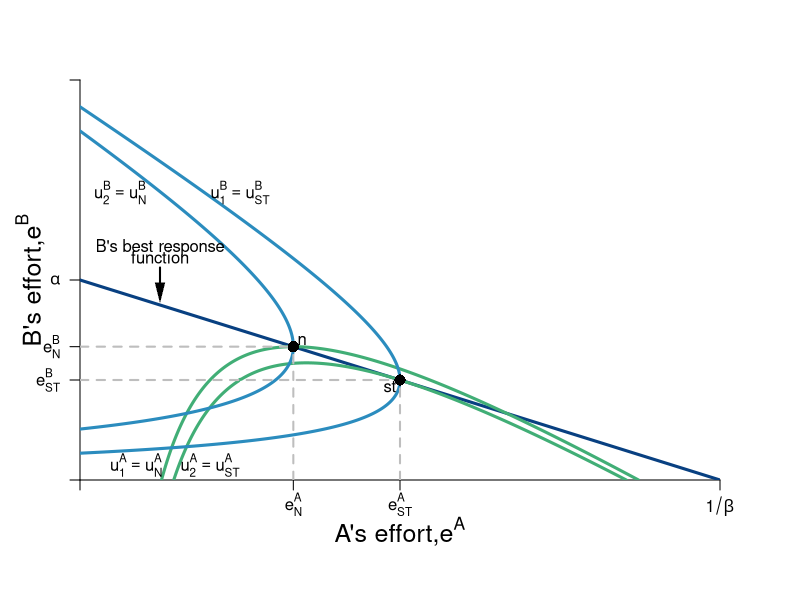

Here is the R script that generated this plot:
#Graph Designer: Simon Halliday & Madeleine Wettach '20
#Authors: Bowles, Foley and Halliday
#Title: Coordination, Conflict and Competition: A Text in Microeconomics

require(shape)
pdf(file = "coordination_failures/step_by_step_graphs_6/coord_stackelberg_step2.pdf", width = 9, height = 7)

#Set parameters for graphics
axislabelsize <- 1.5
graphlinewidth <- 3
segmentlinewidth <- 2

COL <- c("#7fc97f", "#beaed4", "#fdc086", "#ffff99", "#386cb0", "#f0027f", "#bf5b17", "#666666")
COLA <- c("#99d8c9","#66c2a4","#41ae76", "#238b45", "#005824")
COLB <- c("#4eb3d3", "#2b8cbe", "#0868ac","#084081")

par(mar =  c(6, 4, 4, 4))

uA <- function(ea, eb, alpha = 16, beta = 1/32) {
  alpha*(1 - beta*eb)*ea - 0.5*(ea)^2
}

uB <- function(ea, eb, alpha = 16, beta = 1/32) {
  alpha*(1 - beta*ea)*eb - 0.5*(eb)^2
}

brfB <- function(ea, alpha = 16, beta = 1/32) {
  alpha*(1 - beta*ea)
}

brfA <- function(ea, alpha = 16, beta = 1/32) {
  (alpha - ea)/(alpha * beta)
}

brfPE <- function(ea, alpha = 16, beta = 1/12) {
  alpha*(1 - beta*ea)
}

indiffeA <- function(ea, alpha = 16, beta = 1/48, uA = 46.08) {
  1/beta - (0.5*ea)/(alpha*beta) - uA/(alpha*beta*ea)
}

indiffB <- function(eb, alpha = 16, beta = 1/48, uB = 46.08) {
  (alpha*eb - uB - 0.5*eb^2)/(alpha*beta*eb)
}

indiffB2 <- function(ea, alpha = 16, beta = 1/48, uB = 46.08) {
  sqrt(alpha^2*(beta*ea - 1)^2 - 2*uB) - alpha*beta*ea + alpha
}

indiffB3 <- function(ea, alpha = 16, beta = 1/48, uB = 46.08) {
  -sqrt(alpha^2*(beta*ea - 1)^2 - 2*uB) - alpha*beta*ea + alpha
}


#Input into Wolfram Alpha: solve for x y = 1/b - (0.5*x)/(a*b) - u/(a*b*x)

# indiffAlowB <- function(eb, alpha = 16, beta = 1/24, uA = 46.08) {
#   0.5*(-sqrt((2*alpha*beta*eb - 2*alpha)^2 - 8*uA)) - 2*alpha*beta*eb + 2*alpha
# }
# 
# indiffAlow <- function(ea, alpha = 16, beta = 1/24, uA = 46.08) {
#   0.5*(-sqrt((2*alpha*beta*ea - 2*alpha)^2 - 8*uA)) - 2*alpha*beta*ea + 2*alpha
# }
# 
# indiffAgain <- function(ea, alpha = 16, beta = 1/24, uA = 46.08) {
#   (-2*alpha*ea +2*uA + ea^2 )/ ( 2 * alpha * beta * ea)
# }

xlims <- c(0, 32)
ylims <- c(0, 32)

npts <- 501 
x <- seq(xlims[1], xlims[2], length.out = npts)
y <- seq(ylims[1], ylims[2], length.out = npts) 
a <- c(56.88889, 64)
b <- c(32, 56.88889)

plot(0, 0, xlim = xlims, ylim = ylims, type = "n",
     xlab = expression(paste("")),
     ylab = expression(paste("")), 
     xaxt = "n", 
     yaxt = "n", 
     cex.lab = axislabelsize, 
     bty = "n",
     xaxs="i", 
     yaxs="i")

# ticksy <- seq(from = 0, to = ylims[2], by = 2)
# ylabels <- seq(from = 0, to = ylims[2], by = 2)
# ticksx <- seq(from = 0, to = xlims[2], by = 2)
# xlabels <- seq(from = 0, to = xlims[2], by = 2)
ticksy <- c(0, 8, 10.66667, 16, 32)
ylabels <- c(NA, expression(paste(e[ST]^{B})), expression(paste(e[N]^{B})), expression(paste(alpha)), NA)
ticksx <- c(0, 10.66667, 16, 32)
xlabels <- c(NA, expression(paste(e[N]^{A})), expression(paste(e[ST]^{A})), expression(1/paste(beta)))


axis(1, at = ticksx, pos = 0, labels = xlabels)
axis(2, at = ticksy, pos = 0, labels = ylabels, las = 1)

npts <- 500 
xx1 <- seq(xlims[1], xlims[2], length.out = npts)


#I need something like xx1 with npts for 
# xpoly1 <- seq(from = 4.1, to = 9.6, length.out = 500)
# ypoly1 <- indiffA(xpoly1, uA = 46.08, alpha = 16, beta = 1/24)
# ypoly2 <- indiffB3(xpoly1, uB = 46.08, alpha = 16, beta = 1/24)
# polygon(x = c(xpoly1, rev(xpoly1)), y = c(ypoly1, rev(ypoly2)), col=COL[4], density=NULL, border = NA)

# segments(16, 0,  13.71429, 11.42857, lty = 2, col = "gray" , lwd = segmentlinewidth)
# segments( 0, 11.42857,  13.71429, 11.42857, lty = 2, col = "gray" , lwd = segmentlinewidth)
# points(13.71429, 11.42857, pch = 16, col = "black", cex = 1.5)
# text(14.2, 12, expression(paste("st")))



#lines(xx1, brfA(xx1, alpha = 16, beta = 1/32), col = COLA[4], lwd = graphlinewidth, lty = 2)
lines(xx1, brfB(xx1, alpha = 16, beta = 1/32), col = COLB[4], lwd = graphlinewidth)


#persp(x, y, outer(x, y, u), ticktype="detailed") 
contour(y, x, 
        outer(x, y, uA),
        #labels = c("v1", "v2", "v3"),
        drawlabels = FALSE,
        col = COLA[3],
        #xlab = expression(paste("A's Apples, ", x)),
        #ylab = expression(paste("A's Oranges, ", y)),
        #cex.lab = axislabelsize,
        lwd = graphlinewidth,
        levels = a, 
        xaxs="i", 
        yaxs="i", 
        add = TRUE) 

mtext(expression(paste("A's effort,", e^A)), side=1, line = 2.5, cex = axislabelsize)
text(-2.5, 16, expression(paste("B's effort,", e^B)), xpd = TRUE, cex = axislabelsize, srt = 90) 

#Add arrows:
#arrows(-0.8, 10, -0.8, 14, xpd = TRUE, length=0.1,angle=40,lwd=3)
#arrows(6.2, -1.7, 9, -1.7, xpd = TRUE, length=0.1,angle=40,lwd=3)


contour(x, y, 
        outer(x, y, uB),
        #labels = c("v1", "v2", "v3"),
        drawlabels = FALSE,
        col = COLB[2],
        #xlab = expression(paste("")),
        #ylab = expression(paste("")),
        lwd = graphlinewidth,
        levels = b, 
        add = TRUE
        #xaxs="i", 
        #yaxs="i"
) 


#segments(4.11765, 6.17647, 5.88, 8.88, lty = 1, col = COL[2] , lwd = graphlinewidth)
#text(7.3, 3, expression("Pareto Efficient"))
#text(7.3, 2.5, expression("Curve"))
#Arrows(7.3, 3.5, 7.3, 6.1, col = "black", lty = 1, lwd = 2, arr.type = "triangle", arr.lwd = 0.5)

#Label the iso-welfare functions for the HG, Aisha
text(2.8, 1.2, expression(u[1]^A==u[N]^{A}))
text(6.5, 1.2, expression(u[2]^A==u[ST]^{A}))
# text(5.5, 1.5, expression(u[3]^A))
#text(6.6, 8.3, expression(u[4]^A))

#Label the indifference curves for the HG, Betty
text(2, 23, expression(u[2]^B==u[N]^{B}))
text(8, 23, expression(u[1]^B==u[ST]^{B}))
# text(6, 17, expression(u[3]^B))
#text(3.4, 6.9, expression(v[4]^B))

#Label point i. 
segments(10.66667, 0,  10.66667, 10.66667, lty = 2, col = "gray", lwd = segmentlinewidth)
segments( 0, 10.66667,  10.66667, 10.66667, lty = 2, col = "gray", lwd = segmentlinewidth)
points(10.66667, 10.66667, pch = 16, col = "black", cex = 1.5)
#text(13, 13, expression(paste("Nash Equilibrium")))
text(11.1, 11.2, expression(paste("n")))

#Annotate Pareto Efficient Curve and relevant points
#segments(8, 6, 6, 8, lty = 1, col = COL[2] , lwd = graphlinewidth)
#points(6, 8, pch = 16, col = "black", cex = 1.5)
#text(6, 8.5, expression(paste("g")))

#points(8, 6, pch = 16, col = "black", cex = 1.5)
#text(7, 7.5, expression(paste("i")))

#points(7, 7, pch = 16, col = "black", cex = 1.5)
#text(8, 6.5, expression(paste("f")))

#points(5.84, 8.77, pch = 16, col = "black", cex = 1.5)

#B's brf
text(4, 18.6, expression(paste("B's best response")))
text(4, 17.8, expression(paste("function")))
Arrows(4, 17, 4, 15, col = "black", lty = 1, lwd = 2, arr.type = "triangle", arr.lwd = 0.5)

#A's brf
# text(15.5, 4, expression(paste("A's best response")))
# text(15.5, 3.5, expression(paste("function")))
# Arrows(15.5, 3, 15.5, 1.5, col = "black", lty = 1, lwd = 2, arr.type = "triangle", arr.lwd = 0.5)

segments(16, 0,  16, 8, lty = 2, col = "gray", lwd = segmentlinewidth)
segments( 0, 8,  16, 8, lty = 2, col = "gray", lwd = segmentlinewidth)
points(16, 8, pch = 16, col = "black", cex = 1.5)
text(15.5, 7.5, expression(paste("st")))


dev.off()
